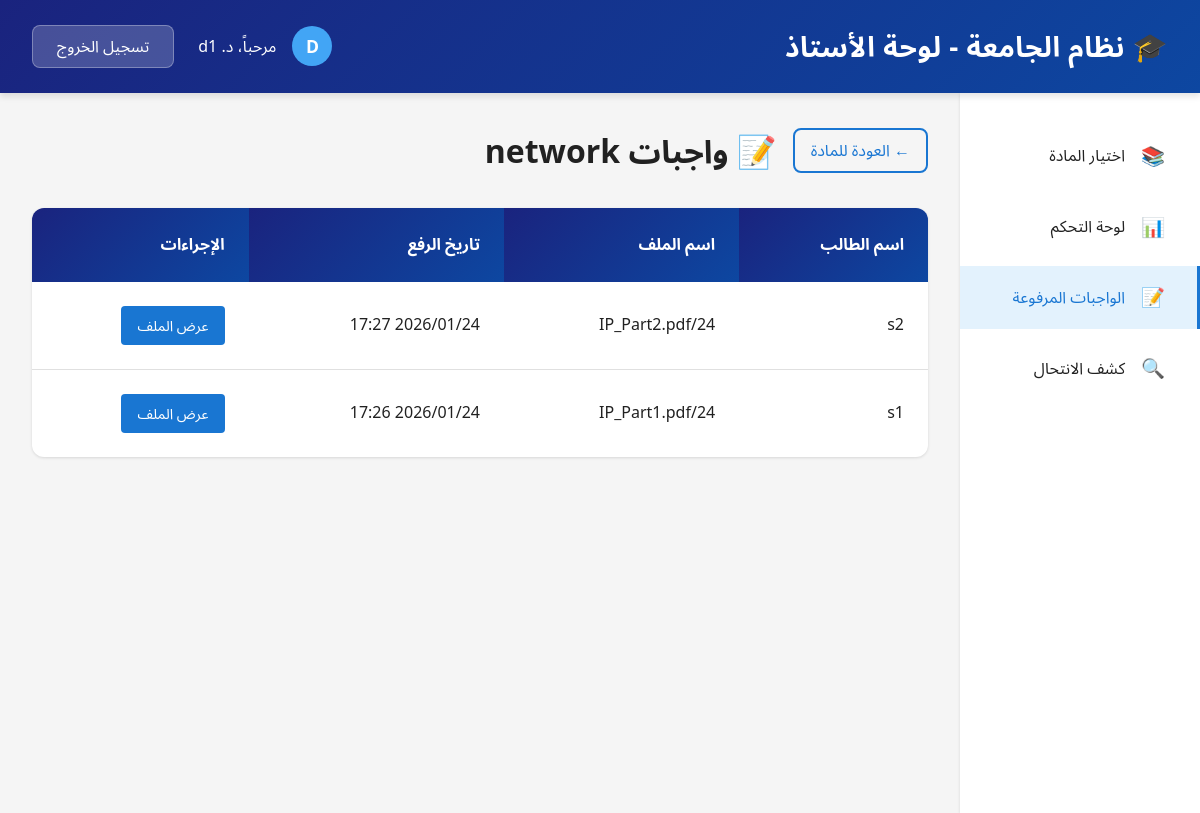
The page /doctor/subject/1/submissions/ (signed in) on the database as committed earlier.
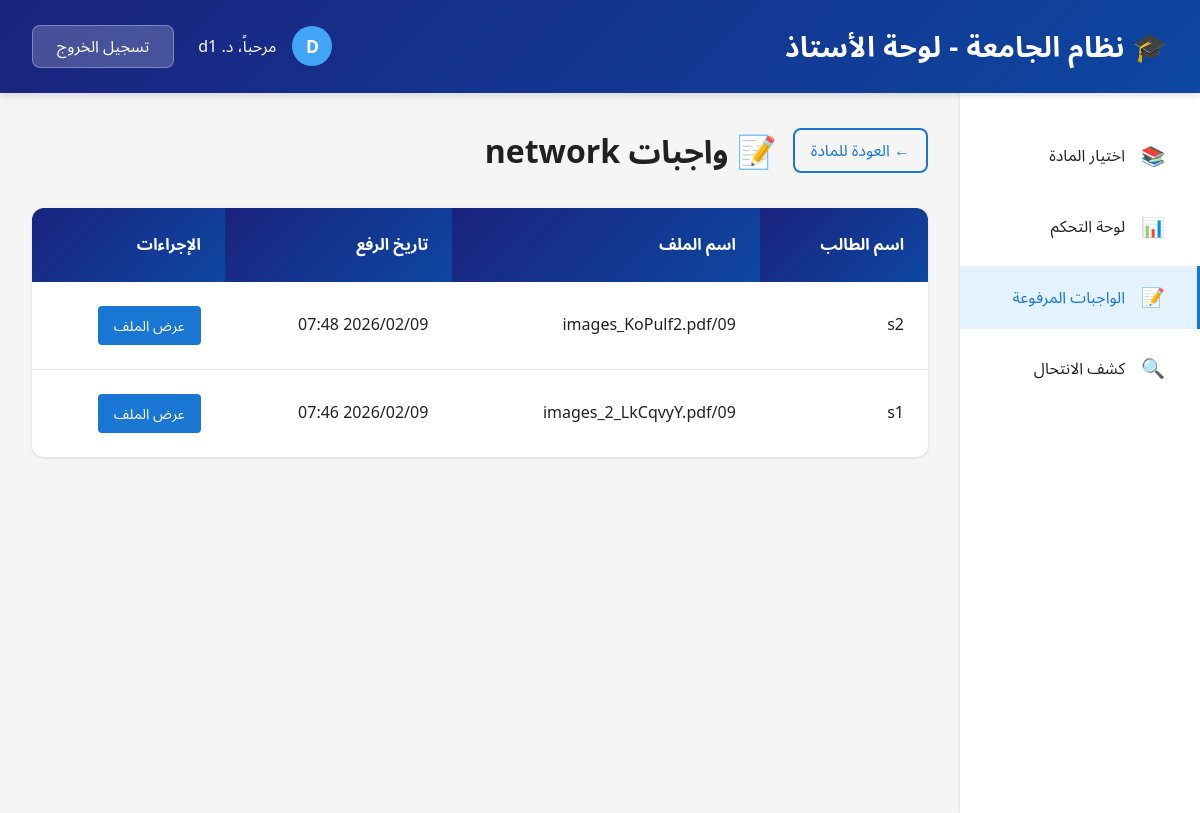
The same page on the database as committed later.
### myapp/models.py (models this page shows, shortened)
class Submission(models.Model):
    student = models.ForeignKey(
        User,
        on_delete=models.CASCADE,
        related_name='submissions'
    )
    subject = models.ForeignKey(
        Subject,
        on_delete=models.CASCADE,
        related_name='submissions'
    )
    file = models.FileField(upload_to='submissions/%Y/%m/%d/')
    text = models.TextField(blank=True)
    upload_date = models.DateTimeField(auto_now_add=True)
    class Meta:
        verbose_name = 'Submission'
        verbose_name_plural = 'Submissions'
        ordering = ['-upload_date']

### myapp/views.py (the view)
# urls.py: path('doctor/subject/<int:subject_id>/submissions/', views.DoctorSubjectSubmissionsView.as_view(), name='doctor_subject_submissions'),
@method_decorator(login_required, name='dispatch')
class DoctorSubjectSubmissionsView(View):
    def get(self, request, subject_id):
        if not hasattr(request.user, 'profile') or request.user.profile.role != 'doctor':
            messages.error(request, 'غير مصرح لك بالوصول إلى هذه الصفحة.')
            return redirect('/')
        try:
            subject = Subject.objects.get(id=subject_id, doctor=request.user)
        except Subject.DoesNotExist:
            messages.error(request, 'المادة غير موجودة أو غير مسندة إليك.')
            return redirect('doctor_subject_select')
        submissions = Submission.objects.filter(
            subject=subject
        ).select_related('student').order_by('-upload_date')
        context = {
            'subject': subject,
            'submissions': submissions,
            'total_submissions': submissions.count()
        }
        return render(request, 'myapp/doctor_subject_submissions.html', context)

### templates/myapp/doctor_subject_submissions.html (shortened to what this page needs)
{% extends 'base.html' %}
{% load static %}
{% block content %}
    <header class="header">
        <div class="header-content">
            <h1>🎓 نظام الجامعة - لوحة الأستاذ</h1>
            <div class="header-user">
                <div class="user-info">
                    <div class="user-avatar">{{ user.username|slice:":1"|upper }}</div>
                    <span>مرحباً، د. {{ user.get_full_name|default:user.username }}</span>
                </div>
                <a href="{% url 'logout' %}" class="logout-btn">تسجيل الخروج</a>
            </div>
        </div>
    </header>
    <div class="dashboard-layout">
        <aside class="sidebar">
            <ul class="sidebar-menu">
                <li>
                    <a href="{% url 'doctor_subject_select' %}">
                        <span class="icon">📚</span>
                        <span>اختيار المادة</span>
                    </a>
                </li>
                <li>
                    <a href="{% url 'doctor_subject_detail' subject.id %}">
                        <span class="icon">📊</span>
                        <span>لوحة التحكم</span>
                    </a>
                </li>
                <li>
                    <a href="{% url 'doctor_subject_submissions' subject.id %}" class="active">
                        <span class="icon">📝</span>
                        <span>الواجبات المرفوعة</span>
                    </a>
                </li>
                <li>
                    <a href="{% url 'doctor_subject_plagiarism' subject.id %}">
                        <span class="icon">🔍</span>
                        <span>كشف الانتحال</span>
                    </a>
                </li>
            </ul>
        </aside>
        <main class="main-content">
            <div style="display: flex; align-items: center; gap: 1rem; margin-bottom: 2rem;">
                <a href="{% url 'doctor_subject_detail' subject.id %}" class="btn btn-outline" style="padding: 0.5rem 1rem;">
                    ← العودة للمادة
                </a>
                <h1 class="page-title" style="margin-bottom: 0;">📝 واجبات {{ subject.name }}</h1>
            </div>
            {% if submissions %}
            <div class="table-container">
                <table>
                    <thead>
                        <tr>
                            <th>اسم الطالب</th>
                            <th>اسم الملف</th>
                            <th>تاريخ الرفع</th>
                            <th>الإجراءات</th>
                        </tr>
                    </thead>
                    <tbody>
                        {% for submission in submissions %}
                        <tr>
                            <td>{{ submission.student.get_full_name|default:submission.student.username }}</td>
                            <td>{{ submission.file.name|slice:"20:" }}</td>
                            <td>{{ submission.upload_date|date:"Y/m/d H:i" }}</td>
                            <td>
                                <a href="{{ submission.file.url }}" target="_blank" class="btn-small">عرض الملف</a>
                            </td>
                        </tr>
                        {% endfor %}
                    </tbody>
                </table>
            </div>
            {% endif %}
        </main>
    </div>
{% endblock %}

Rows that differ between the two databases and show on the page:
removed Submission: student.get_full_name "s2", file.name "24/IP_Part2.pdf", upload_date "2026/01/24 17:27"
removed Submission: student.get_full_name "s1", file.name "24/IP_Part1.pdf", upload_date "2026/01/24 17:26"
added Submission: student.get_full_name "s2", file.name "09/images_KoPulf2.pdf", upload_date "2026/02/09 07:48"
added Submission: student.get_full_name "s1", file.name "09/images_2_LkCqvyY.pdf", upload_date "2026/02/09 07:46"
